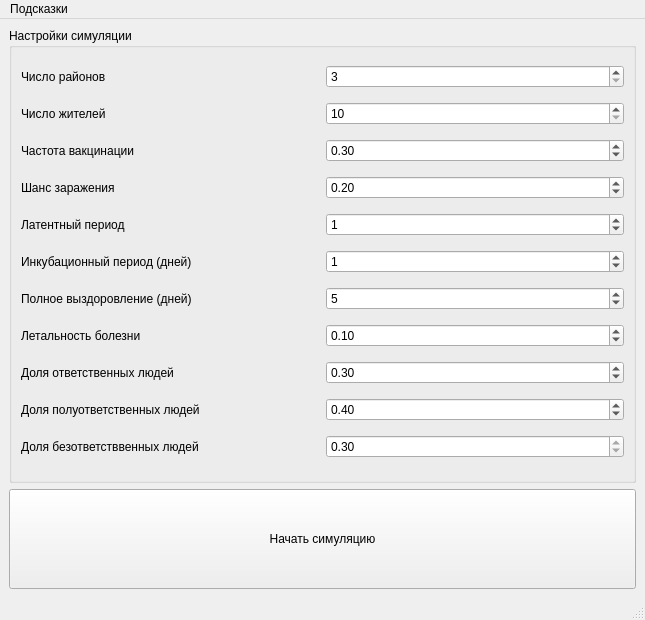
<?xml version="1.0" encoding="UTF-8"?>
<ui version="4.0">
 <class>StartMenu</class>
 <widget class="QMainWindow" name="StartMenu">
  <property name="geometry">
   <rect>
    <x>0</x>
    <y>0</y>
    <width>645</width>
    <height>620</height>
   </rect>
  </property>
  <property name="windowTitle">
   <string>MainWindow</string>
  </property>
  <widget class="QWidget" name="centralwidget">
   <layout class="QVBoxLayout" name="verticalLayout">
    <item>
     <widget class="QGroupBox" name="groupBox">
      <property name="title">
       <string>Настройки симуляции</string>
      </property>
      <layout class="QHBoxLayout" name="horizontalLayout_2">
       <item>
        <layout class="QGridLayout" name="gridLayout">
         <item row="3" column="1">
          <widget class="QDoubleSpinBox" name="contagiousDSB">
           <property name="minimum">
            <double>0.010000000000000</double>
           </property>
           <property name="maximum">
            <double>1.000000000000000</double>
           </property>
           <property name="singleStep">
            <double>0.100000000000000</double>
           </property>
           <property name="value">
            <double>0.200000000000000</double>
           </property>
          </widget>
         </item>
         <item row="5" column="1">
          <widget class="QSpinBox" name="incubationSB">
           <property name="maximum">
            <number>5</number>
           </property>
           <property name="value">
            <number>1</number>
           </property>
          </widget>
         </item>
         <item row="3" column="0">
          <widget class="QLabel" name="label_7">
           <property name="text">
            <string>Шанс заражения</string>
           </property>
          </widget>
         </item>
         <item row="8" column="0">
          <widget class="QLabel" name="label_8">
           <property name="text">
            <string>Доля ответственных людей</string>
           </property>
          </widget>
         </item>
         <item row="9" column="1">
          <widget class="QDoubleSpinBox" name="semirespDSB">
           <property name="maximum">
            <double>0.700000000000000</double>
           </property>
           <property name="singleStep">
            <double>0.100000000000000</double>
           </property>
           <property name="value">
            <double>0.400000000000000</double>
           </property>
          </widget>
         </item>
         <item row="2" column="0">
          <widget class="QLabel" name="label_4">
           <property name="text">
            <string>Частота вакцинации</string>
           </property>
          </widget>
         </item>
         <item row="2" column="1">
          <widget class="QDoubleSpinBox" name="vaccineDSB">
           <property name="maximum">
            <double>1.000000000000000</double>
           </property>
           <property name="singleStep">
            <double>0.100000000000000</double>
           </property>
           <property name="value">
            <double>0.300000000000000</double>
           </property>
          </widget>
         </item>
         <item row="6" column="1">
          <widget class="QSpinBox" name="recoverySB">
           <property name="minimum">
            <number>1</number>
           </property>
           <property name="maximum">
            <number>100</number>
           </property>
           <property name="value">
            <number>5</number>
           </property>
          </widget>
         </item>
         <item row="0" column="0">
          <widget class="QLabel" name="label_2">
           <property name="text">
            <string>Число районов</string>
           </property>
          </widget>
         </item>
         <item row="6" column="0">
          <widget class="QLabel" name="label_6">
           <property name="text">
            <string>Полное выздоровление (дней)</string>
           </property>
          </widget>
         </item>
         <item row="1" column="1">
          <widget class="QSpinBox" name="citezensSB">
           <property name="minimum">
            <number>10</number>
           </property>
           <property name="maximum">
            <number>300</number>
           </property>
          </widget>
         </item>
         <item row="9" column="0">
          <widget class="QLabel" name="label_9">
           <property name="text">
            <string>Доля полуответственных людей</string>
           </property>
          </widget>
         </item>
         <item row="0" column="1">
          <widget class="QSpinBox" name="districtsSB">
           <property name="minimum">
            <number>3</number>
           </property>
           <property name="maximum">
            <number>100</number>
           </property>
          </widget>
         </item>
         <item row="5" column="0">
          <widget class="QLabel" name="label_3">
           <property name="text">
            <string>Инкубационный период (дней)</string>
           </property>
          </widget>
         </item>
         <item row="10" column="0">
          <widget class="QLabel" name="label_10">
           <property name="text">
            <string>Доля безответстввенных людей</string>
           </property>
          </widget>
         </item>
         <item row="7" column="1">
          <widget class="QDoubleSpinBox" name="lethalityDSB">
           <property name="maximum">
            <double>1.000000000000000</double>
           </property>
           <property name="singleStep">
            <double>0.100000000000000</double>
           </property>
           <property name="value">
            <double>0.100000000000000</double>
           </property>
          </widget>
         </item>
         <item row="10" column="1">
          <widget class="QDoubleSpinBox" name="irrespDSB">
           <property name="readOnly">
            <bool>true</bool>
           </property>
           <property name="maximum">
            <double>0.300000000000000</double>
           </property>
           <property name="singleStep">
            <double>0.100000000000000</double>
           </property>
           <property name="value">
            <double>0.300000000000000</double>
           </property>
          </widget>
         </item>
         <item row="1" column="0">
          <widget class="QLabel" name="label">
           <property name="text">
            <string>Число жителей</string>
           </property>
          </widget>
         </item>
         <item row="8" column="1">
          <widget class="QDoubleSpinBox" name="respDSB">
           <property name="maximum">
            <double>1.000000000000000</double>
           </property>
           <property name="singleStep">
            <double>0.100000000000000</double>
           </property>
           <property name="value">
            <double>0.300000000000000</double>
           </property>
          </widget>
         </item>
         <item row="7" column="0">
          <widget class="QLabel" name="label_5">
           <property name="text">
            <string>Летальность болезни</string>
           </property>
          </widget>
         </item>
         <item row="4" column="0">
          <widget class="QLabel" name="label_11">
           <property name="text">
            <string>Латентный период</string>
           </property>
          </widget>
         </item>
         <item row="4" column="1">
          <widget class="QSpinBox" name="latentSB">
           <property name="maximum">
            <number>5</number>
           </property>
           <property name="value">
            <number>1</number>
           </property>
          </widget>
         </item>
        </layout>
       </item>
      </layout>
     </widget>
    </item>
    <item>
     <widget class="QPushButton" name="startBtn">
      <property name="sizePolicy">
       <sizepolicy hsizetype="Minimum" vsizetype="Fixed">
        <horstretch>0</horstretch>
        <verstretch>0</verstretch>
       </sizepolicy>
      </property>
      <property name="minimumSize">
       <size>
        <width>0</width>
        <height>100</height>
       </size>
      </property>
      <property name="text">
       <string>Начать симуляцию</string>
      </property>
     </widget>
    </item>
   </layout>
  </widget>
  <widget class="QMenuBar" name="menubar">
   <property name="geometry">
    <rect>
     <x>0</x>
     <y>0</y>
     <width>645</width>
     <height>26</height>
    </rect>
   </property>
   <widget class="QMenu" name="menu">
    <property name="title">
     <string>Подсказки</string>
    </property>
    <addaction name="action"/>
   </widget>
   <addaction name="menu"/>
  </widget>
  <widget class="QStatusBar" name="statusbar"/>
  <action name="action">
   <property name="checkable">
    <bool>false</bool>
   </property>
   <property name="text">
    <string>Помощь с настройками</string>
   </property>
  </action>
 </widget>
 <resources/>
 <connections/>
</ui>
